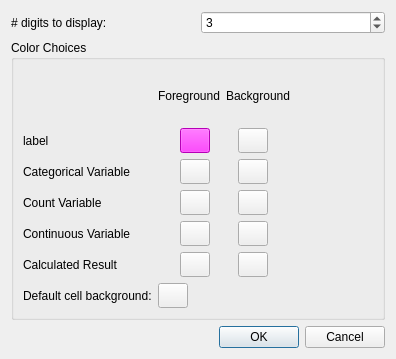
<?xml version="1.0" encoding="UTF-8"?>
<ui version="4.0">
 <class>Dialog</class>
 <widget class="QDialog" name="Dialog">
  <property name="geometry">
   <rect>
    <x>0</x>
    <y>0</y>
    <width>396</width>
    <height>359</height>
   </rect>
  </property>
  <property name="palette">
   <palette>
    <active>
     <colorrole role="Shadow">
      <brush brushstyle="SolidPattern">
       <color alpha="255">
        <red>112</red>
        <green>220</green>
        <blue>188</blue>
       </color>
      </brush>
     </colorrole>
    </active>
    <inactive>
     <colorrole role="Shadow">
      <brush brushstyle="SolidPattern">
       <color alpha="255">
        <red>112</red>
        <green>220</green>
        <blue>188</blue>
       </color>
      </brush>
     </colorrole>
    </inactive>
    <disabled>
     <colorrole role="Shadow">
      <brush brushstyle="SolidPattern">
       <color alpha="255">
        <red>112</red>
        <green>220</green>
        <blue>188</blue>
       </color>
      </brush>
     </colorrole>
    </disabled>
   </palette>
  </property>
  <property name="windowTitle">
   <string>Preferences</string>
  </property>
  <layout class="QVBoxLayout" name="verticalLayout">
   <item>
    <layout class="QHBoxLayout" name="horizontalLayout_8">
     <item>
      <widget class="QLabel" name="label">
       <property name="text">
        <string># digits to display: </string>
       </property>
      </widget>
     </item>
     <item>
      <widget class="QSpinBox" name="digits_spinBox">
       <property name="maximum">
        <number>10</number>
       </property>
       <property name="value">
        <number>3</number>
       </property>
      </widget>
     </item>
    </layout>
   </item>
   <item>
    <widget class="QGroupBox" name="groupBox">
     <property name="title">
      <string>Color Choices</string>
     </property>
     <layout class="QGridLayout" name="gridLayout_2">
      <item row="0" column="1">
       <layout class="QHBoxLayout" name="horizontalLayout_6">
        <item>
         <widget class="QLabel" name="label_2">
          <property name="text">
           <string>Foreground</string>
          </property>
         </widget>
        </item>
        <item>
         <widget class="QLabel" name="label_3">
          <property name="text">
           <string>Background</string>
          </property>
         </widget>
        </item>
       </layout>
      </item>
      <item row="2" column="1">
       <widget class="QPushButton" name="default_bg">
        <property name="minimumSize">
         <size>
          <width>30</width>
          <height>25</height>
         </size>
        </property>
        <property name="maximumSize">
         <size>
          <width>30</width>
          <height>25</height>
         </size>
        </property>
        <property name="text">
         <string/>
        </property>
       </widget>
      </item>
      <item row="1" column="1">
       <layout class="QVBoxLayout" name="colors_layout">
        <item>
         <layout class="QHBoxLayout" name="horizontalLayout_3">
          <item>
           <widget class="QPushButton" name="label_fg">
            <property name="minimumSize">
             <size>
              <width>30</width>
              <height>25</height>
             </size>
            </property>
            <property name="maximumSize">
             <size>
              <width>30</width>
              <height>25</height>
             </size>
            </property>
            <property name="styleSheet">
             <string notr="true">background-color: rgb(255, 0, 255);</string>
            </property>
            <property name="text">
             <string/>
            </property>
           </widget>
          </item>
          <item>
           <widget class="QPushButton" name="label_bg">
            <property name="minimumSize">
             <size>
              <width>30</width>
              <height>25</height>
             </size>
            </property>
            <property name="maximumSize">
             <size>
              <width>30</width>
              <height>25</height>
             </size>
            </property>
            <property name="text">
             <string/>
            </property>
           </widget>
          </item>
         </layout>
        </item>
        <item>
         <layout class="QHBoxLayout" name="horizontalLayout">
          <item>
           <widget class="QPushButton" name="cat_fg">
            <property name="minimumSize">
             <size>
              <width>30</width>
              <height>25</height>
             </size>
            </property>
            <property name="maximumSize">
             <size>
              <width>30</width>
              <height>25</height>
             </size>
            </property>
            <property name="text">
             <string/>
            </property>
           </widget>
          </item>
          <item>
           <widget class="QPushButton" name="cat_bg">
            <property name="minimumSize">
             <size>
              <width>30</width>
              <height>25</height>
             </size>
            </property>
            <property name="maximumSize">
             <size>
              <width>30</width>
              <height>25</height>
             </size>
            </property>
            <property name="text">
             <string/>
            </property>
           </widget>
          </item>
         </layout>
        </item>
        <item>
         <layout class="QHBoxLayout" name="horizontalLayout_2">
          <item>
           <widget class="QPushButton" name="count_fg">
            <property name="minimumSize">
             <size>
              <width>30</width>
              <height>25</height>
             </size>
            </property>
            <property name="maximumSize">
             <size>
              <width>30</width>
              <height>25</height>
             </size>
            </property>
            <property name="text">
             <string/>
            </property>
           </widget>
          </item>
          <item>
           <widget class="QPushButton" name="count_bg">
            <property name="minimumSize">
             <size>
              <width>30</width>
              <height>25</height>
             </size>
            </property>
            <property name="maximumSize">
             <size>
              <width>30</width>
              <height>25</height>
             </size>
            </property>
            <property name="text">
             <string/>
            </property>
           </widget>
          </item>
         </layout>
        </item>
        <item>
         <layout class="QHBoxLayout" name="horizontalLayout_4">
          <item>
           <widget class="QPushButton" name="cont_fg">
            <property name="minimumSize">
             <size>
              <width>30</width>
              <height>25</height>
             </size>
            </property>
            <property name="maximumSize">
             <size>
              <width>30</width>
              <height>25</height>
             </size>
            </property>
            <property name="text">
             <string/>
            </property>
           </widget>
          </item>
          <item>
           <widget class="QPushButton" name="cont_bg">
            <property name="minimumSize">
             <size>
              <width>30</width>
              <height>25</height>
             </size>
            </property>
            <property name="maximumSize">
             <size>
              <width>30</width>
              <height>25</height>
             </size>
            </property>
            <property name="text">
             <string/>
            </property>
           </widget>
          </item>
         </layout>
        </item>
        <item>
         <layout class="QHBoxLayout" name="horizontalLayout_5">
          <item>
           <widget class="QPushButton" name="calc_fg">
            <property name="minimumSize">
             <size>
              <width>30</width>
              <height>25</height>
             </size>
            </property>
            <property name="maximumSize">
             <size>
              <width>30</width>
              <height>25</height>
             </size>
            </property>
            <property name="text">
             <string/>
            </property>
           </widget>
          </item>
          <item>
           <widget class="QPushButton" name="calc_bg">
            <property name="minimumSize">
             <size>
              <width>30</width>
              <height>25</height>
             </size>
            </property>
            <property name="maximumSize">
             <size>
              <width>30</width>
              <height>25</height>
             </size>
            </property>
            <property name="text">
             <string/>
            </property>
           </widget>
          </item>
         </layout>
        </item>
       </layout>
      </item>
      <item row="2" column="0">
       <widget class="QLabel" name="label_9">
        <property name="text">
         <string>Default cell background:</string>
        </property>
       </widget>
      </item>
      <item row="1" column="0">
       <layout class="QVBoxLayout" name="verticalLayout_2">
        <item>
         <widget class="QLabel" name="label_12">
          <property name="text">
           <string>label</string>
          </property>
         </widget>
        </item>
        <item>
         <widget class="QLabel" name="label_14">
          <property name="minimumSize">
           <size>
            <width>128</width>
            <height>0</height>
           </size>
          </property>
          <property name="text">
           <string>Categorical Variable</string>
          </property>
         </widget>
        </item>
        <item>
         <widget class="QLabel" name="label_11">
          <property name="text">
           <string>Count Variable</string>
          </property>
         </widget>
        </item>
        <item>
         <widget class="QLabel" name="label_13">
          <property name="text">
           <string>Continuous Variable</string>
          </property>
         </widget>
        </item>
        <item>
         <widget class="QLabel" name="label_10">
          <property name="text">
           <string>Calculated Result</string>
          </property>
         </widget>
        </item>
       </layout>
      </item>
      <item row="1" column="2">
       <spacer name="horizontalSpacer">
        <property name="orientation">
         <enum>Qt::Horizontal</enum>
        </property>
        <property name="sizeHint" stdset="0">
         <size>
          <width>40</width>
          <height>20</height>
         </size>
        </property>
       </spacer>
      </item>
     </layout>
    </widget>
   </item>
   <item>
    <widget class="QDialogButtonBox" name="buttonBox">
     <property name="orientation">
      <enum>Qt::Horizontal</enum>
     </property>
     <property name="standardButtons">
      <set>QDialogButtonBox::Cancel|QDialogButtonBox::Ok</set>
     </property>
    </widget>
   </item>
  </layout>
 </widget>
 <resources/>
 <connections>
  <connection>
   <sender>buttonBox</sender>
   <signal>accepted()</signal>
   <receiver>Dialog</receiver>
   <slot>accept()</slot>
   <hints>
    <hint type="sourcelabel">
     <x>224</x>
     <y>337</y>
    </hint>
    <hint type="destinationlabel">
     <x>157</x>
     <y>274</y>
    </hint>
   </hints>
  </connection>
  <connection>
   <sender>buttonBox</sender>
   <signal>rejected()</signal>
   <receiver>Dialog</receiver>
   <slot>reject()</slot>
   <hints>
    <hint type="sourcelabel">
     <x>292</x>
     <y>343</y>
    </hint>
    <hint type="destinationlabel">
     <x>286</x>
     <y>274</y>
    </hint>
   </hints>
  </connection>
 </connections>
</ui>
